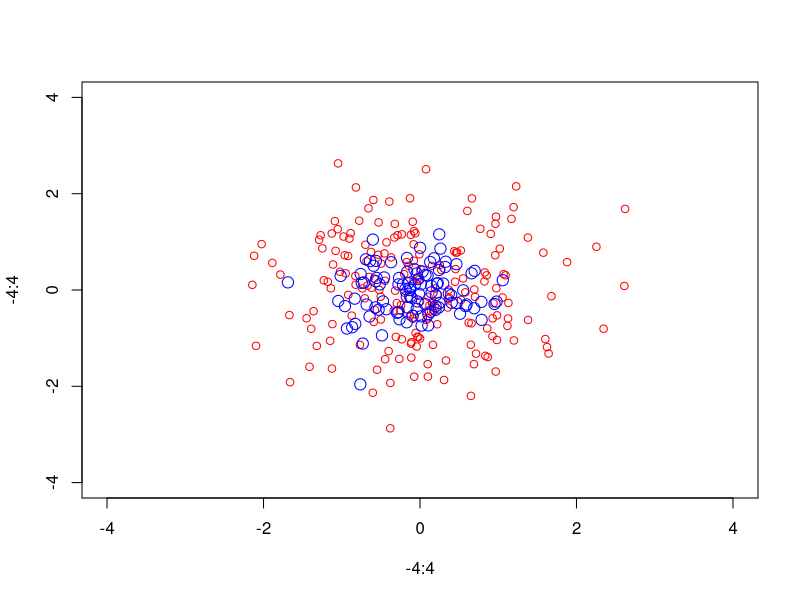
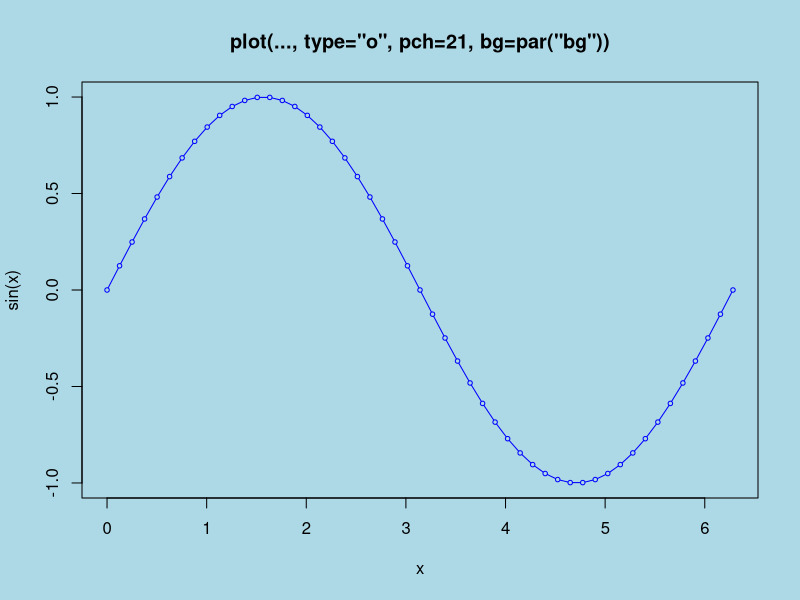
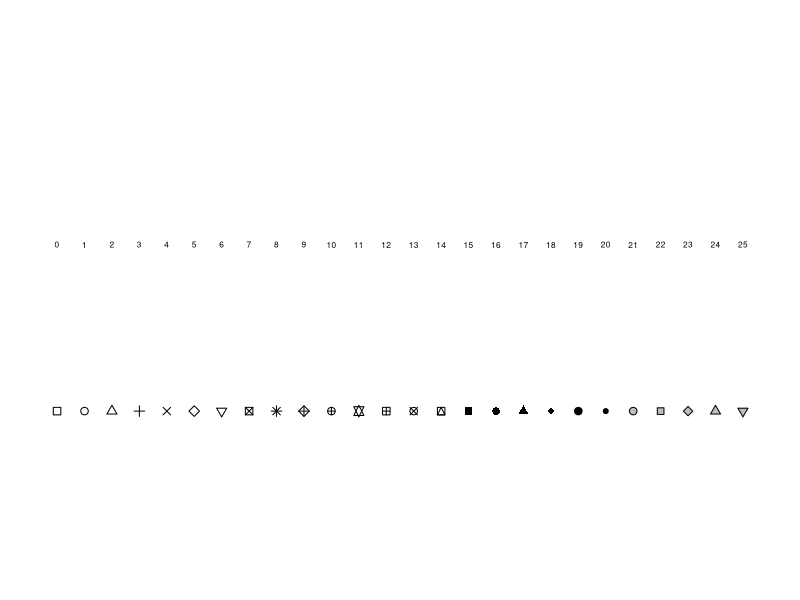
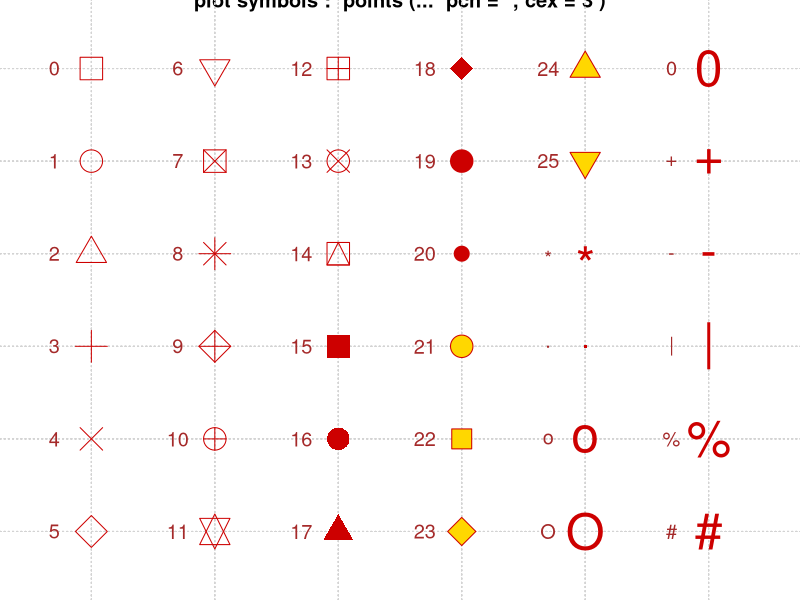
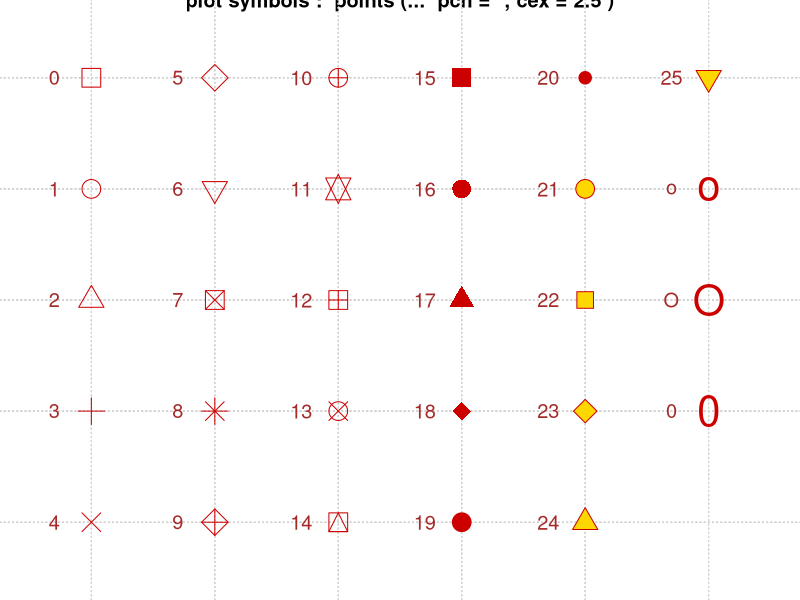
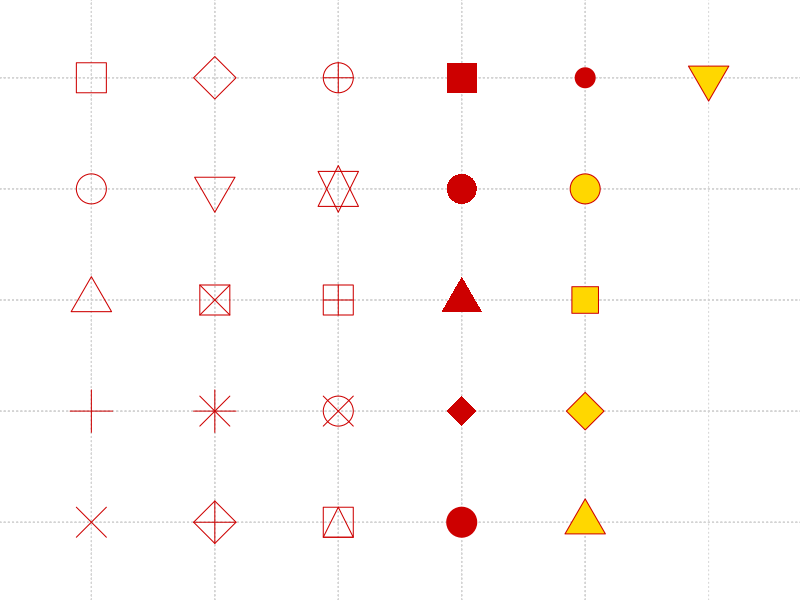
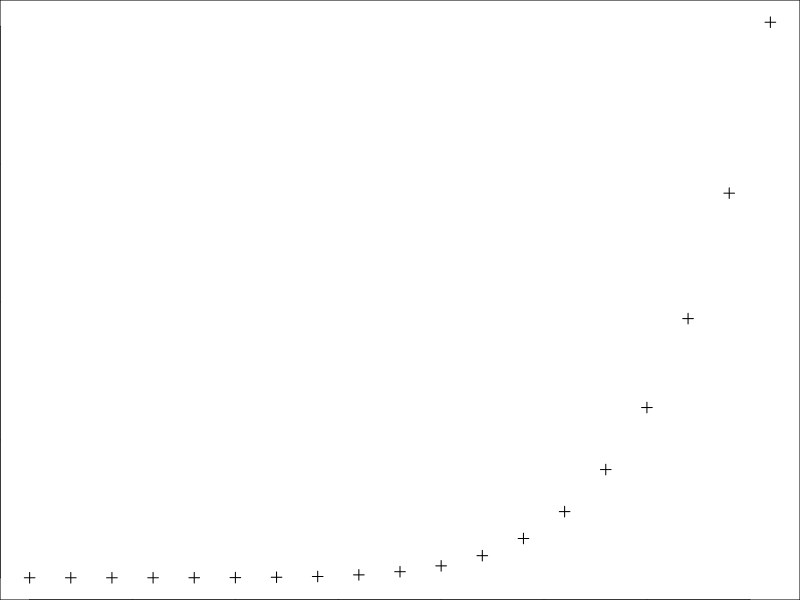
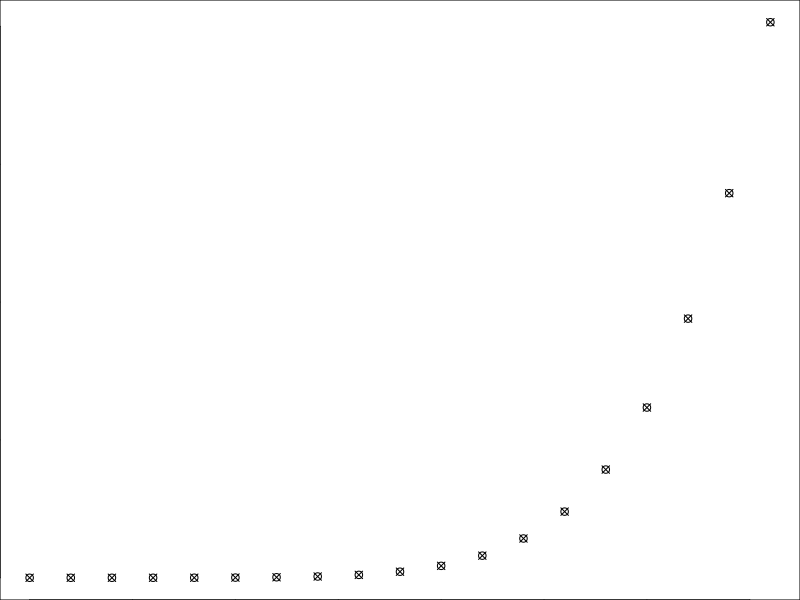

Recreate these plots in R, in order.
#data symbols that can be used on the plot

# pch to set the data symbol
# the example shows the basic 26 types, and more
example(pch)

plot(pressure, pch=3)
plot(pressure, pch=13)
plot(pressure, pch=17)
plot(pressure, pch=25)

# can also use characters instead of symbols:
plot(pressure, pch="R")

# we can have lines that either go through the points being plotted
# or that skip over the points being plotted
plot(pressure, pch="R", type="b")
plot(pressure, pch="R", type="o")

# some of the point symbols can use colors, and others cannot:
plot(pressure, pch=13, type="o", bg="blue")  # the color does not appear
plot(pressure, pch=23, type="o", bg="blue")  # the color does appear
# color only works with the higher-numbered symbols

plot(pressure, pch="A", type="o")


